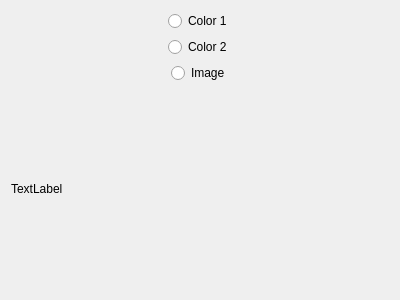
<?xml version="1.0" encoding="UTF-8"?>
<ui version="4.0">
 <class>Dialog</class>
 <widget class="QDialog" name="Dialog">
  <property name="geometry">
   <rect>
    <x>0</x>
    <y>0</y>
    <width>400</width>
    <height>300</height>
   </rect>
  </property>
  <property name="windowTitle">
   <string>Dialog</string>
  </property>
  <layout class="QVBoxLayout" name="verticalLayout_2">
   <item>
    <layout class="QVBoxLayout" name="verticalLayout">
     <item>
      <layout class="QHBoxLayout" name="horizontalLayout_2">
       <item>
        <spacer name="horizontalSpacer">
         <property name="orientation">
          <enum>Qt::Horizontal</enum>
         </property>
         <property name="sizeHint" stdset="0">
          <size>
           <width>40</width>
           <height>20</height>
          </size>
         </property>
        </spacer>
       </item>
       <item>
        <widget class="QRadioButton" name="radioButton_3">
         <property name="text">
          <string>Color 1</string>
         </property>
         <property name="checked">
          <bool>false</bool>
         </property>
        </widget>
       </item>
       <item>
        <spacer name="horizontalSpacer_2">
         <property name="orientation">
          <enum>Qt::Horizontal</enum>
         </property>
         <property name="sizeHint" stdset="0">
          <size>
           <width>40</width>
           <height>20</height>
          </size>
         </property>
        </spacer>
       </item>
      </layout>
     </item>
     <item>
      <layout class="QHBoxLayout" name="horizontalLayout_3">
       <item>
        <spacer name="horizontalSpacer_4">
         <property name="orientation">
          <enum>Qt::Horizontal</enum>
         </property>
         <property name="sizeHint" stdset="0">
          <size>
           <width>40</width>
           <height>20</height>
          </size>
         </property>
        </spacer>
       </item>
       <item>
        <widget class="QRadioButton" name="radioButton_2">
         <property name="text">
          <string>Color 2</string>
         </property>
        </widget>
       </item>
       <item>
        <spacer name="horizontalSpacer_3">
         <property name="orientation">
          <enum>Qt::Horizontal</enum>
         </property>
         <property name="sizeHint" stdset="0">
          <size>
           <width>40</width>
           <height>20</height>
          </size>
         </property>
        </spacer>
       </item>
      </layout>
     </item>
     <item>
      <layout class="QHBoxLayout" name="horizontalLayout_4">
       <item>
        <spacer name="horizontalSpacer_5">
         <property name="orientation">
          <enum>Qt::Horizontal</enum>
         </property>
         <property name="sizeHint" stdset="0">
          <size>
           <width>40</width>
           <height>20</height>
          </size>
         </property>
        </spacer>
       </item>
       <item>
        <widget class="QRadioButton" name="radioButton">
         <property name="text">
          <string>Image</string>
         </property>
        </widget>
       </item>
       <item>
        <spacer name="horizontalSpacer_6">
         <property name="orientation">
          <enum>Qt::Horizontal</enum>
         </property>
         <property name="sizeHint" stdset="0">
          <size>
           <width>40</width>
           <height>20</height>
          </size>
         </property>
        </spacer>
       </item>
      </layout>
     </item>
     <item>
      <widget class="MyLabel" name="label">
       <property name="text">
        <string>TextLabel</string>
       </property>
      </widget>
     </item>
    </layout>
   </item>
  </layout>
 </widget>
 <layoutdefault spacing="6" margin="11"/>
 <customwidgets>
  <customwidget>
   <class>MyLabel</class>
   <extends>QLabel</extends>
   <header location="global">mylabel.h</header>
  </customwidget>
 </customwidgets>
 <resources/>
 <connections/>
</ui>
